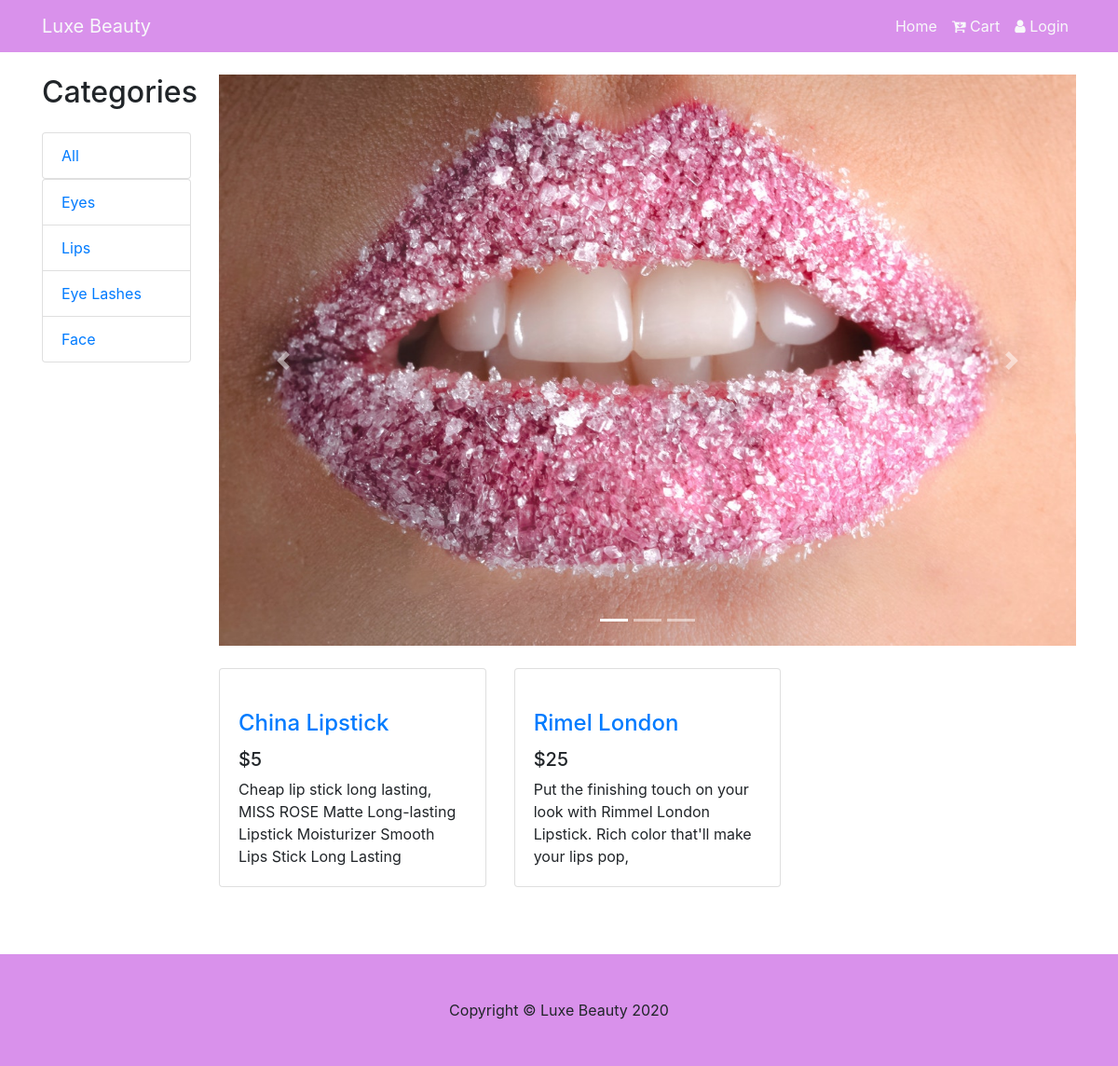
Page /store/products/categories/2 on the committed database.
### app/models.py (models this page shows, shortened)
class Category(db.Model):
    __tablename__ = 'categories'
    id = db.Column(db.Integer, primary_key=True)
    name = db.Column(db.String(100), nullable=False)
    description = db.Column(db.String())
    created_at = db.Column(db.DateTime(), default=datetime.utcnow, index=True)
    updated_at = db.Column(db.DateTime())
    @property
    def serialize(self):
        return {
            "id": self.id,
            "name": self.name,
            "description": self.description
        }

class Product(db.Model):
    __tablename__ = 'products'
    id = db.Column(db.Integer, primary_key=True)
    name = db.Column(db.String(100), nullable=False)
    description = db.Column(db.String(100), nullable=False)
    image = db.Column(db.String, nullable=False)
    stock = db.Column(db.Integer, nullable=False)
    price = db.Column(db.Integer, nullable=False)
    category_id = db.Column(db.Integer, db.ForeignKey(
        'categories.id'), nullable=False
    )
    created_at = db.Column(db.DateTime(), default=datetime.utcnow, index=True)
    updated_at = db.Column(db.DateTime())
    @property
    def serialize(self):
        return {
            "name": self.name,
            "id": self.id,
            "price": self.price,
            "stock": self.stock,
            "image_url": self.image,
            "description": self.description,
            "category_id": self.category_id
        }

### app/routes/categories.py (the view)
@bp.route("/products/categories/<category_id>")
def products_by_categoryId(category_id):
    products = Product.query.filter_by(category_id=category_id).all()
    products_data = [product.serialize for product in products]
    categories = Category.query.all()
    categories_data = [category.serialize for category in categories]
    print(len(categories_data))
    return render_template("home/index.html", products=products_data, categories=categories_data)

### app/templates/home/index.html (shortened to what this page needs)
{% extends "base.html" %}
{% block content %}
<div class="container">
  <div class="row">
    <div class="col-lg-2 col-md-2">
      <h2 class="my-4">Categories</h2>
      <div class="list-group">
          <a href="{{url_for('bp.homepage')}}" class="list-group-item">All</a>
      </div>
      <div class="list-group">
        {% for category in categories%}
          <a href="{{url_for('bp.products_by_categoryId', category_id=category.id)}}" class="list-group-item">{{category.name}}</a>
        {% endfor %}
      </div>
    </div>
    <div class="col-lg-10 col-md-10">
      <div id="carouselExampleIndicators" class="carousel slide my-4" data-ride="carousel">
        <ol class="carousel-indicators">
          <li data-target="#carouselExampleIndicators" data-slide-to="0" class="active"></li>
          <li data-target="#carouselExampleIndicators" data-slide-to="1"></li>
          <li data-target="#carouselExampleIndicators" data-slide-to="2"></li>
        </ol>
        <div class="carousel-inner" role="listbox">
          <div class="carousel-item active">
            <img class="d-block img-fluid" src="{{url_for('static',filename='Img/0.jpg')}}" alt="First slide">
          </div>
        </div>
        <a class="carousel-control-prev" href="#carouselExampleIndicators" role="button" data-slide="prev">
          <span class="carousel-control-prev-icon" aria-hidden="true"></span>
        </a>
        <a class="carousel-control-next" href="#carouselExampleIndicators" role="button" data-slide="next">
          <span class="carousel-control-next-icon" aria-hidden="true"></span>
        </a>
      </div>
      <div class="row">
        {% for product in products%}
        <div class="col-lg-4 col-md-6 mb-4">
          <div class="card h-100">
            <a href="#"><img class="card-img-top" src="{{product.image_url}}" alt=""></a>
            <div class="card-body">
              <h4 class="card-title">
                <a href="{{url_for('bp.product_details', product_id=product.id)}}">{{product.name}}</a>
              </h4>
              <h5>${{product.price}}</h5>
              <p class="card-text">{{product.description}}</p>
            </div>
          </div>
        </div>
        {% endfor %}
      </div>
    </div>
  </div>
</div>
<footer class="py-5 mt-5 footer">
  <div class="container">
    <p class="m-0 text-center">Copyright © Luxe Beauty 2020</p>
  </div>
</footer>
{% endblock %}

### app/static/css/styles.css (style rules this page uses)
.footer { background-color: rgb(217, 145, 235); }

### rows in the picture
Category: name "Eyes"
Category: name "Lips"
Category: name "Eye Lashes"
Category: name "Face"
Product: name "China Lipstick", price "5", description "Cheap lip stick long lasting, MISS ROSE Matte Long-lasting Lipstick Moisturizer Smooth Lips Stick Long Lasting"
Product: name "Rimel London", price "25", description "Put the finishing touch on your look with Rimmel London Lipstick. Rich color that'll make your lips pop,"
